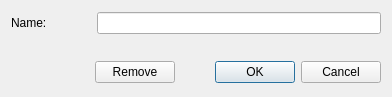
<?xml version="1.0" encoding="UTF-8"?>
<ui version="4.0">
 <class>C_UiStructRecordProperties</class>
 <widget class="QDialog" name="C_UiStructRecordProperties">
  <property name="geometry">
   <rect>
    <x>0</x>
    <y>0</y>
    <width>392</width>
    <height>97</height>
   </rect>
  </property>
  <property name="windowTitle">
   <string>Struct</string>
  </property>
  <layout class="QVBoxLayout" name="verticalLayout">
   <item>
    <layout class="QHBoxLayout" name="horizontalLayout">
     <item>
      <widget class="QLabel" name="label">
       <property name="minimumSize">
        <size>
         <width>80</width>
         <height>0</height>
        </size>
       </property>
       <property name="maximumSize">
        <size>
         <width>80</width>
         <height>16777215</height>
        </size>
       </property>
       <property name="text">
        <string>Name:</string>
       </property>
      </widget>
     </item>
     <item>
      <widget class="QLineEdit" name="NameLineEdit">
       <property name="minimumSize">
        <size>
         <width>200</width>
         <height>0</height>
        </size>
       </property>
      </widget>
     </item>
    </layout>
   </item>
   <item>
    <spacer name="verticalSpacer">
     <property name="orientation">
      <enum>Qt::Vertical</enum>
     </property>
     <property name="sizeType">
      <enum>QSizePolicy::Minimum</enum>
     </property>
     <property name="sizeHint" stdset="0">
      <size>
       <width>20</width>
       <height>20</height>
      </size>
     </property>
    </spacer>
   </item>
   <item>
    <layout class="QHBoxLayout" name="horizontalLayout_2">
     <item>
      <spacer name="horizontalSpacer_2">
       <property name="orientation">
        <enum>Qt::Horizontal</enum>
       </property>
       <property name="sizeHint" stdset="0">
        <size>
         <width>80</width>
         <height>20</height>
        </size>
       </property>
      </spacer>
     </item>
     <item>
      <widget class="QPushButton" name="RemoveButton">
       <property name="text">
        <string>Remove</string>
       </property>
      </widget>
     </item>
     <item>
      <widget class="QDialogButtonBox" name="ButtonBox">
       <property name="minimumSize">
        <size>
         <width>200</width>
         <height>0</height>
        </size>
       </property>
       <property name="maximumSize">
        <size>
         <width>200</width>
         <height>16777215</height>
        </size>
       </property>
       <property name="orientation">
        <enum>Qt::Horizontal</enum>
       </property>
       <property name="standardButtons">
        <set>QDialogButtonBox::Cancel|QDialogButtonBox::Ok</set>
       </property>
      </widget>
     </item>
    </layout>
   </item>
  </layout>
 </widget>
 <resources/>
 <connections>
  <connection>
   <sender>ButtonBox</sender>
   <signal>accepted()</signal>
   <receiver>C_UiStructRecordProperties</receiver>
   <slot>accept()</slot>
   <hints>
    <hint type="sourcelabel">
     <x>248</x>
     <y>254</y>
    </hint>
    <hint type="destinationlabel">
     <x>157</x>
     <y>274</y>
    </hint>
   </hints>
  </connection>
  <connection>
   <sender>ButtonBox</sender>
   <signal>rejected()</signal>
   <receiver>C_UiStructRecordProperties</receiver>
   <slot>reject()</slot>
   <hints>
    <hint type="sourcelabel">
     <x>316</x>
     <y>260</y>
    </hint>
    <hint type="destinationlabel">
     <x>286</x>
     <y>274</y>
    </hint>
   </hints>
  </connection>
 </connections>
</ui>
